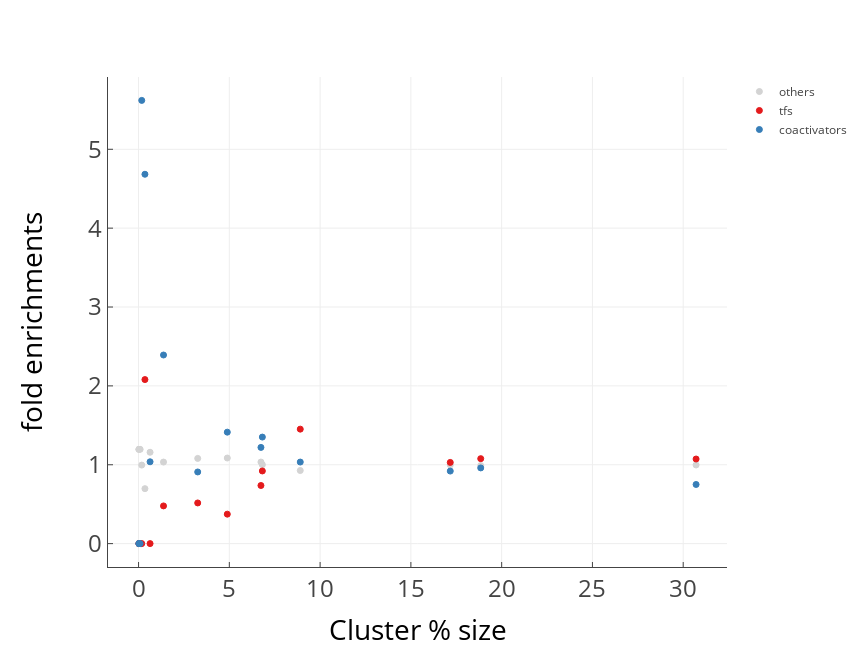

Write notebook code for a chart like this one.
### Code cell
colors = ['#d3d3d3','#e41a1c','#377eb8','#4daf4a','#984ea3','#ff7f00','orange','black'];

protein_labels = data_matrix.iloc[:,-1];
fig,axes = plt.subplots()
make_nice_axis(axes)

for label_for_enriched_protein in range(len(label_legends)):
    tf_all = len(np.where(protein_labels==label_for_enriched_protein)[0])
    seq_all = len(protein_labels);
    print(label_legends[label_for_enriched_protein],tf_all,seq_all)
    
    if tf_all != 0 or label_legends[label_for_enriched_protein] != 'overlap':
        csize = [];
        cenrichment = [];
        for i in range(n_clusters):

            indices_clusters = np.where(cluster_labels==i+1)[0]
            csize.append(len(np.where(cluster_labels==i+1)[0]))

            tf_enrichment = len(np.where(protein_labels[indices_clusters]==label_for_enriched_protein)[0])/tf_all
            cluster_size =len(indices_clusters)/seq_all;

            cenrichment.append(tf_enrichment/cluster_size);


        key = np.argsort(np.array(csize))[::-1]
        axes.scatter(np.array(csize)[key]/seq_all*100,np.array(cenrichment)[key],color=colors[label_for_enriched_protein],label=label_legends[label_for_enriched_protein])
        axes.set_ylabel('fold enrichments')
        axes.set_xlabel('Cluster % size')

# axes.plot(range(20),np.ones((20,1)))
plotly_fig = tls.mpl_to_plotly(fig)
count = 0;
for x in plotly_fig['data']:
    x['name'] = label_legends[count]
    count +=1
    
plotly_beautify(plotly_fig)
# py.plot(plotly_fig,filename=write_file_path+'/figures/interactive_prob_tSNE_'+str(tSNE_axis),auto_open=False)

py.iplot(plotly_fig)
# plt.show()

### Figure 1 — Plotly figure (JSON) as saved in the notebook; plotly's stock layout.template omitted (floating-point values rounded to 4 significant figures)
{"data": [{"marker": {"color": "rgba(211,211,211,1.0)", "line": {"color": "rgba(211,211,211,1.0)", "width": 1}, "size": 6, "symbol": "circle"}, "mode": "markers", "name": "others", "type": "scatter", "uid": "24297dea-2fbd-4d86-a649-9c04f9154a82", "x": [30.71, 18.85, 17.17, 8.906, 6.819, 6.741, 4.887, 3.258, 1.375, 0.6341, 0.3512, 0.1756, 0.0878, 0.01951, 0.01951], "xaxis": "x", "y": [0.9973, 0.9891, 0.9981, 0.9267, 1.0, 1.034, 1.085, 1.081, 1.034, 1.158, 0.6971, 0.9959, 1.195, 1.195, 1.195], "yaxis": "y"}, {"marker": {"color": "rgba(228,26,28,1.0)", "line": {"color": "rgba(228,26,28,1.0)", "width": 1}, "size": 6, "symbol": "circle"}, "mode": "markers", "name": "tfs", "type": "scatter", "uid": "ce77b7fb-9094-467d-83c6-005f1748a764", "x": [30.71, 18.85, 17.17, 8.906, 6.819, 6.741, 4.887, 3.258, 1.375, 0.6341, 0.3512, 0.1756, 0.0878, 0.01951, 0.01951], "xaxis": "x", "y": [1.073, 1.077, 1.03, 1.452, 0.9213, 0.7369, 0.3737, 0.5156, 0.478, 0, 2.08, 0, 0, 0, 0], "yaxis": "y"}, {"marker": {"color": "rgba(55,126,184,1.0)", "line": {"color": "rgba(55,126,184,1.0)", "width": 1}, "size": 6, "symbol": "circle"}, "mode": "markers", "name": "coactivators", "type": "scatter", "uid": "29ee96af-2090-47c5-b7a3-5273160514ac", "x": [30.71, 18.85, 17.17, 8.906, 6.819, 6.741, 4.887, 3.258, 1.375, 0.6341, 0.3512, 0.1756, 0.0878, 0.01951, 0.01951], "xaxis": "x", "y": [0.7498, 0.9599, 0.9196, 1.034, 1.351, 1.22, 1.413, 0.9086, 2.392, 1.038, 4.683, 5.62, 0, 0, 0], "yaxis": "y"}], "layout": {"autosize": false, "height": 648, "hovermode": "closest", "margin": {"b": 81, "l": 108, "pad": 0, "r": 86, "t": 77}, "showlegend": true, "width": 864, "xaxis": {"anchor": "y", "domain": [0, 1], "mirror": false, "nticks": 9, "range": [-1.683, 32.41], "showgrid": true, "showline": true, "side": "bottom", "tickfont": {"size": 24}, "ticks": "inside", "title": {"font": {"color": "#000000", "size": 28}, "text": "Cluster % size"}, "type": "linear", "zeroline": false}, "yaxis": {"anchor": "x", "domain": [0, 1], "mirror": false, "nticks": 8, "range": [-0.2965, 5.917], "showgrid": true, "showline": true, "side": "left", "tickfont": {"size": 24}, "ticks": "inside", "title": {"font": {"color": "#000000", "size": 28}, "text": "fold enrichments"}, "type": "linear", "zeroline": false}}}
